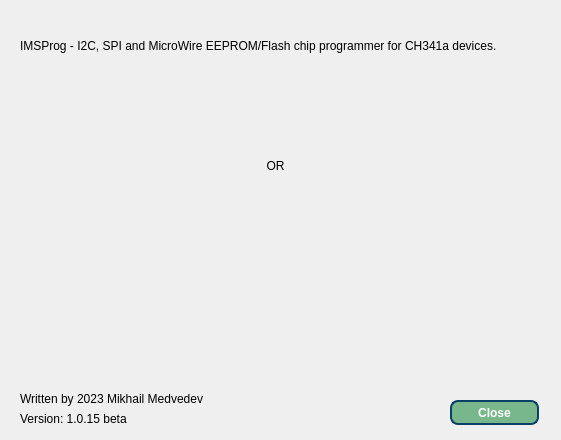
<?xml version="1.0" encoding="UTF-8"?>
<ui version="4.0">
 <class>DialogAbout</class>
 <widget class="QDialog" name="DialogAbout">
  <property name="geometry">
   <rect>
    <x>0</x>
    <y>0</y>
    <width>561</width>
    <height>440</height>
   </rect>
  </property>
  <property name="windowTitle">
   <string>About IMSProg</string>
  </property>
  <widget class="QPushButton" name="pushButton">
   <property name="geometry">
    <rect>
     <x>450</x>
     <y>400</y>
     <width>89</width>
     <height>25</height>
    </rect>
   </property>
   <property name="styleSheet">
    <string notr="true">color: rgb(255, 255, 255);
background-color: rgb(120, 183, 140);
border-radius: 20px;
border: 2px solid #094065;border-radius:8px;font-weight:600;</string>
   </property>
   <property name="text">
    <string>Close</string>
   </property>
  </widget>
  <widget class="QWidget" name="horizontalLayoutWidget">
   <property name="geometry">
    <rect>
     <x>40</x>
     <y>90</y>
     <width>471</width>
     <height>152</height>
    </rect>
   </property>
   <layout class="QHBoxLayout" name="horizontalLayout">
    <item>
     <widget class="QLabel" name="label_3">
      <property name="text">
       <string/>
      </property>
      <property name="pixmap">
       <pixmap resource="recource.qrc">:/res/img/ch341_green150.png</pixmap>
      </property>
     </widget>
    </item>
    <item>
     <widget class="QLabel" name="label_2">
      <property name="text">
       <string>OR</string>
      </property>
      <property name="alignment">
       <set>Qt::AlignCenter</set>
      </property>
     </widget>
    </item>
    <item>
     <widget class="QLabel" name="label">
      <property name="text">
       <string/>
      </property>
      <property name="pixmap">
       <pixmap resource="recource.qrc">:/res/img/ch341_black150.png</pixmap>
      </property>
     </widget>
    </item>
   </layout>
  </widget>
  <widget class="QLabel" name="label_4">
   <property name="geometry">
    <rect>
     <x>20</x>
     <y>20</y>
     <width>571</width>
     <height>51</height>
    </rect>
   </property>
   <property name="text">
    <string>IMSProg - I2C, SPI and MicroWire EEPROM/Flash chip programmer for CH341a devices.</string>
   </property>
   <property name="wordWrap">
    <bool>true</bool>
   </property>
  </widget>
  <widget class="QLabel" name="label_5">
   <property name="geometry">
    <rect>
     <x>20</x>
     <y>410</y>
     <width>221</width>
     <height>17</height>
    </rect>
   </property>
   <property name="text">
    <string>Version: 1.0.15 beta</string>
   </property>
  </widget>
  <widget class="QLabel" name="label_6">
   <property name="geometry">
    <rect>
     <x>20</x>
     <y>390</y>
     <width>251</width>
     <height>17</height>
    </rect>
   </property>
   <property name="text">
    <string>Written by 2023 Mikhail Medvedev</string>
   </property>
  </widget>
 </widget>
 <resources>
  <include location="recource.qrc"/>
 </resources>
 <connections/>
</ui>
